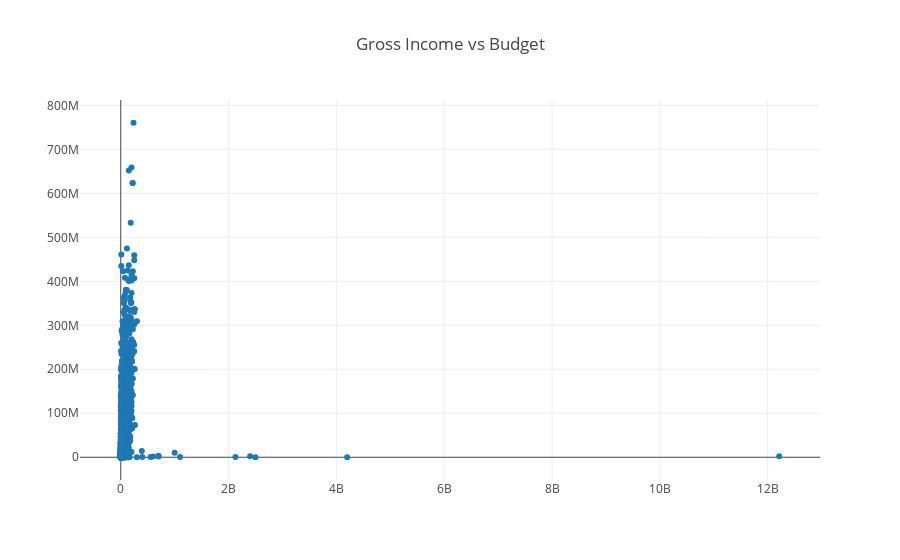

Notebook source saved alongside this figure:
### Markdown cell above
- Scatterplot is similar to histogram, with the `Histogram` object changed to `Scatter`.
- You can customize the hover text, different styles of the markers, etc when you create the `Scatter` object. 
- Checkout more examples in the documentation [here](https://plot.ly/python/line-and-scatter/).

### Code cell
from plotly.graph_objs import Scatter


data = [Scatter(x=df['budget'], y=df['gross'], mode = 'markers')]#, text=df['movie_title'])]
layout = Layout(title="Gross Income vs Budget")

fig = Figure(data=data, layout=layout)

plotly.offline.iplot(fig, show_link=False)

### Figure 1 — Plotly figure (JSON) as saved in the notebook; plotly's stock layout.template omitted (floating-point values rounded to 4 significant figures; data arrays with more than 128 entries replaced by an {"elided": "..."} marker saying what was removed)
{"data": [{"mode": "markers", "type": "scatter", "uid": "7aeda9e2-decf-4474-9875-51cec327c91c", "x": {"elided": "5043 int values"}, "y": {"elided": "5043 int values"}}], "layout": {"title": {"text": "Gross Income vs Budget"}}}
